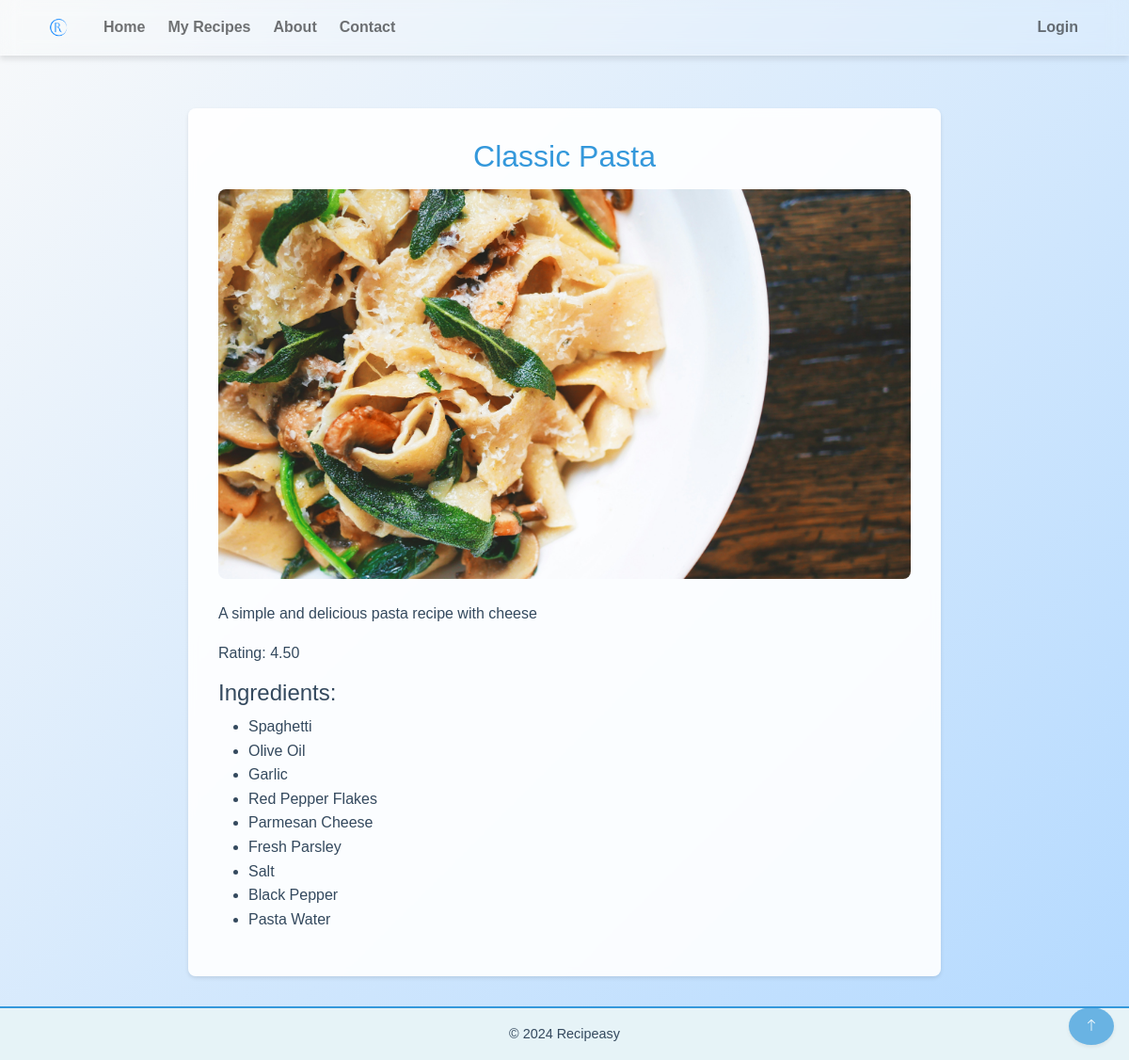
The app's page /recipe/2/ with its own data.
### recipes/models.py (models this page shows, shortened)
class Recipe(models.Model):
    name = models.CharField(max_length=200)
    description = models.TextField()
    image = models.ImageField(upload_to='recipes/')
    date = models.DateField(null=True, blank=True)
    rating = models.DecimalField(max_digits=3, decimal_places=2, default=0)
    is_inspiring = models.BooleanField(default=True)
    ingredients = models.TextField()

### recipes/views.py (the view)
# urls.py: path('recipe/<int:pk>/', views.recipe_detail, name='recipe_detail'),
def recipe_detail(request, pk):
    recipe = get_object_or_404(Recipe, pk=pk)
    ingredients = [ingredient.strip() for ingredient in recipe.ingredients.replace('\n', ',').split(',') if ingredient.strip()]
    return render(request, 'recipe_detail.html', {'recipe': recipe, 'ingredients': ingredients})

### recipes/templates/recipe_detail.html
{% extends "base.html" %}
{% block content %}
    <div class="recipe-detail">
        <h1>{{ recipe.name }}</h1>
        <div class="recipe-detail-image-container">
            <img src="{{ recipe.image.url }}" alt="{{ recipe.name }}" class="img-fluid">
        </div>
        <p>{{ recipe.description }}</p>
        <p>Rating: {{ recipe.rating }}</p>
        <h4 class="ingredients-heading">Ingredients:</h4>
        <ul>
            {% for ingredient in ingredients %}
                <li>{{ ingredient }}</li>
            {% endfor %}
        </ul>
    </div>
{% endblock %}

### recipes/templates/base.html (shortened to what this page needs)
{% load static %}
<!DOCTYPE html>
<html lang="en">
<head>
    <link href="https://cdn.jsdelivr.net/npm/bootstrap@5.1.3/dist/css/bootstrap.min.css" rel="stylesheet">
    <link rel="stylesheet" href="https://cdnjs.cloudflare.com/ajax/libs/font-awesome/5.15.3/css/all.min.css">
    <link rel="stylesheet" href="https://cdn.jsdelivr.net/npm/bootstrap-icons@1.7.2/font/bootstrap-icons.css">
    <link rel="stylesheet" href="{% static 'css/styles.css' %}">
</head>
<body>
    <header>
        <nav class="navbar navbar-expand-lg navbar-light">
            <div class="container">
                <a class="navbar-brand" href="{% url 'home' %}">
                    <img src="{% static 'images/Recipeasy favicon color.png' %}" alt="Recipeasy" height="40" class="d-inline-block align-top">
                </a>
                <div class="collapse navbar-collapse" id="navbarNav">
                    <ul class="navbar-nav me-auto mb-2 mb-lg-0">
                        <li class="nav-item"><a class="nav-link" href="{% url 'home' %}">Home</a></li>
                        <li class="nav-item"><a class="nav-link" href="{% url 'my_recipes' %}">My Recipes</a></li>
                        <li class="nav-item"><a class="nav-link" href="#">About</a></li>
                        <li class="nav-item"><a class="nav-link" href="#">Contact</a></li>
                    </ul>
                    <ul class="navbar-nav">
                        {% if user.is_authenticated %}
                        <li class="nav-item">
                            <a class="nav-link" href="{% url 'profile' %}">Profile</a>
                        </li>
                        <li class="nav-item">
                            <a class="nav-link" href="{% url 'account_logout' %}">Logout</a>
                        </li>
                        {% else %}
                        <li class="nav-item">
                            <a class="nav-link" href="{% url 'account_login' %}">Login</a>
                        </li>
                        {% endif %}
                    </ul>
                </div>
            </div>
        </nav>
    </header>
    <main class="container mt-4 main-content">
        {% block content %}
        {% endblock %}
    </main>
    <footer class="footer mt-auto py-3">
        <div class="container">
            <p class="text-center">&copy; 2024 Recipeasy</p>
        </div>
    </footer>
    <a href="#" class="btn btn-primary btn-sm rounded-circle position-fixed bottom-0 end-0 m-3" id="scrollToTopBtn" role="button">
        <i class="bi bi-arrow-up"></i>
    </a>
</body>
</html>

### recipes/static/css/styles.css (style rules this page uses)
:root { --primary-color: #3498db; --secondary-color: #2ecc71; --accent-color: #e74c3c; --background-start: #f8f9fa; --background-end: #b3d9ff; --text-color: #34495e; --card-background: rgba(255, 255, 255, 0.9); --card-shadow: 0 2px 4px rgba(0, 0, 0, 0.1); --nav-text-color: #34495e; --nav-text-hover-color: #3498db; --footer-background-color: #e6f3f7; --footer-text-color: #34495e; --footer-border-color: #3498db; }
body { font-family: 'Arial', sans-serif; background: linear-gradient(135deg, var(--background-start), var(--background-end)); color: var(--text-color); margin: 0; padding: 0; display: flex; flex-direction: column; min-height: 100vh; line-height: 1.6; }
.navbar { background-color: rgba(255, 255, 255, 0.15); backdrop-filter: blur(10px); -webkit-backdrop-filter: blur(10px); border-bottom: 1px solid rgba(255, 255, 255, 0.3); padding: 0.5rem 1rem; transition: background-color 0.3s ease; box-shadow: 0 4px 6px rgba(0, 0, 0, 0.1); }
.navbar-brand { padding: 0; }
.navbar-brand img { height: 40px; width: auto; transition: transform 0.3s ease; }
.navbar-nav .nav-item { position: relative; margin: 0 0.25rem; }
.navbar-nav .nav-link { color: var(--nav-text-color); font-weight: 600; padding: 0.5rem 1rem; transition: color 0.3s ease; }
.navbar-nav .nav-link::after { content: ''; position: absolute; width: 0; height: 2px; bottom: 0; left: 0; background-color: var(--nav-text-hover-color); transition: width 0.3s ease; }
main { flex: 1; padding: 2rem; max-width: 1200px; margin: 0 auto; width: 100%; box-sizing: border-box; }
h1, h2 { font-size: 2rem; color: var(--primary-color); margin-bottom: 1.5rem; text-align: center; }
.recipe-detail { background-color: var(--card-background); border-radius: 8px; box-shadow: var(--card-shadow); padding: 2rem; max-width: 800px; margin: 0 auto; backdrop-filter: blur(5px); }
.recipe-detail h1 { color: var(--primary-color); font-size: 2rem; margin-bottom: 1rem; }
.recipe-detail-image-container { width: 100%; padding-bottom: 56.25%; position: relative; overflow: hidden; border-radius: 8px; margin-bottom: 1.5rem; }
.recipe-detail img { position: absolute; top: 0; left: 0; width: 100%; height: 100%; object-fit: cover; object-position: center; }
.recipe-detail p { margin-bottom: 1rem; }
.btn-primary { background-color: var(--primary-color); border-color: var(--primary-color); transition: all 0.3s ease; padding: 0.75rem 1.5rem; font-weight: 600; }
footer { background-color: var(--footer-background-color); color: var(--footer-text-color); padding: 1rem 0; text-align: center; position: relative; bottom: 0; width: 100%; border-top: 2px solid var(--footer-border-color); }
footer p { margin: 0; font-size: 0.9rem; font-weight: 500; }
#scrollToTopBtn { z-index: 1030; width: 20px; height: 40px; display: flex; align-items: center; justify-content: center; background-color: var(--primary-color); color: white; border-radius: 50%; opacity: 0.7; transition: opacity 0.3s, transform 0.3s; box-shadow: var(--card-shadow); position: fixed; bottom: 30px; right: 30px; border: none; outline: none; }

### records on screen
Recipe: name "Classic Pasta", image (picture), description "A simple and delicious pasta recipe with cheese", rating "4.50"

### other values on screen
{{ ingredient }} "Spaghetti" "Olive Oil" "Garlic" "Red Pepper Flakes" "Parmesan Cheese" "Fresh Parsley" "Salt" "Black Pepper" "Pasta Water"
